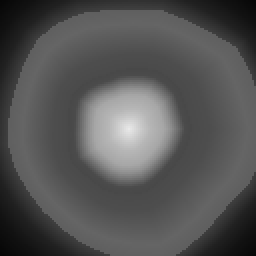
#> input picture Python_tests/heightmaps/result (SFConflict marc.hartley@lirmm.fr 2023-04-27-17-10-19).png, 128 x 128 px, found by its file name (shown 2 times larger); its folder holds only this picture in this run
$ python dataAugmentationIslandGeneration.py
#> lines starting #> are read from the running program, lines starting #| are printed output that depends on the picture
import argparse
import cProfile
import glob
import os.path
import pstats
import random
import time
from collections.abc import Callable
from typing import Tuple

import pandas as pd
import numpy as np
import matplotlib.pyplot as plt
import PIL.Image
import PIL.ImageChops

from smoothmax_tests import smoothmax

def bb_intersection_over_union(boxA, boxB):
    # determine the (x, y)-coordinates of the intersection rectangle
    xA = max(boxA[0], boxB[0])
    yA = max(boxA[1], boxB[1])
    xB = min(boxA[2], boxB[2])
    yB = min(boxA[3], boxB[3])

    # compute the area of intersection rectangle
    interArea = abs(max((xB - xA, 0)) * max((yB - yA), 0))
    if interArea == 0:
        return 0
    # compute the area of both the prediction and ground-truth
    # rectangles
    boxAArea = abs((boxA[2] - boxA[0]) * (boxA[3] - boxA[1]))
    boxBArea = abs((boxB[2] - boxB[0]) * (boxB[3] - boxB[1]))

    # compute the intersection over union by taking the intersection
    # area and dividing it by the sum of prediction + ground-truth
    # areas - the interesection area
    iou = interArea / float(boxAArea + boxBArea - interArea)

    # return the intersection over union value
    return iou

class Image2:
    def __init__(self, other: PIL.Image.Image, fillColor = 0):
        self.img = other
        self.fillColor = fillColor

    # [15 lines left out: functions __getattr__, nbToAlpha, not called in this run]
# [57 lines of commented-out code are left out]

def addHeightmaps(currentImg: PIL.Image.Image, addedImg: PIL.Image.Image, position: Tuple[int, int]) -> PIL.Image.Image:
    curr = np.array(currentImg, dtype=np.float32)
    paste = np.array(addedImg, dtype=np.float32)

    x_off, y_off = position
    h, w = paste.shape[:2]

    # Calculate bounds
    y1, y2 = max(0, y_off), min(curr.shape[0], y_off + h)
    x1, x2 = max(0, x_off), min(curr.shape[1], x_off + w)
    py1, py2 = y1 - y_off, y2 - y_off
    px1, px2 = x1 - x_off, x2 - x_off

    # Apply smooth maximum (fifth root of sum of fifth powers)
    region = curr[y1:y2, x1:x2]
    paste_region = paste[py1:py2, px1:px2]
    result = smoothmax(region, paste_region, k=5) # np.power(np.power(region, 5) + np.power(paste_region, 5), 1/5)

    curr[y1:y2, x1:x2] = result
    currentImg.paste(PIL.Image.fromarray(np.clip(curr, 0, 255).astype(np.uint8)))
    return currentImg

# [71 lines left out: functions addFeatures, addDistortions, addResistance, not called in this run]


# [101 lines of commented-out code are left out]
def main():
    parser = argparse.ArgumentParser(description="Program to increase the dataset of radial islands.")
    parser.add_argument('path', nargs='?', default='/media/marc/Data/synthetic_terrains_dataset-using-saturation/', help='Path of the dataset')
    args = parser.parse_args()

    dataset_folder = args.path
    heightmaps_folder = dataset_folder + "/heightmaps/"
    features_folder = dataset_folder + "/features/"
    distortions_folder = dataset_folder + "/distortions/"
    resistance_folder = dataset_folder + "/resistance/"

    allHeightmaps = glob.glob(heightmaps_folder + "*.png")

    folders = [heightmaps_folder, features_folder, distortions_folder, resistance_folder]

    defaultColors = [0, (255, 0, 0), (127, 127, 127), 127]

    for iFile, fullpath in enumerate(allHeightmaps):
        print(f"{iFile + 1}/{len(allHeightmaps)}")
        original_filename = os.path.basename(fullpath)

        def offset(img: Image2, dx: int, dy: int):
            return Image2(PIL.ImageChops.offset(img.img, dx, dy), img.fillColor)

        def rotate(img: Image2, angle: float):
            return Image2(img.rotate(angle, fillcolor=img.fillColor), img.fillColor)

        def resize(img: Image2, newSizeX: int, newSizeY: int):
            return Image2(img.resize((newSizeX, newSizeY), resample=PIL.Image.NEAREST), img.fillColor)

        def getRandom(start, end):
            return start + random.random() * (end - start)

        def copiesFunc(nb):
#> called with nb = 5
            usedBoxes = []
            allFunctions = []
            for _ in range(nb):
                newSize = (int(getRandom(30, 128)), int(getRandom(30, 128)))
                functions = [(rotate, getRandom(-180, 180)), (resize, newSize[0], newSize[1])]
                for tries in range(10):
                    ok = True
                    box = [int(getRandom(0, 256)), int(getRandom(0, 256))]
                    box += [box[0] + newSize[0], box[1] + newSize[1]]
                    for otherBox in usedBoxes:
                        if bb_intersection_over_union(box, otherBox) > 0.1:
                            ok = False
                            break
                    if ok:
                        functions.append((box[0], box[1]))
                        usedBoxes.append(box)
                        allFunctions.append(functions)
                        break
            return allFunctions

        transfos = [] + \
                   [[[(offset, int(getRandom(-100, 100)), int(getRandom(-100, 100)))]] for _ in range(4)] + \
                   [copiesFunc(5) for _ in range(4)]

        for iTransfoCombi, combination in enumerate(transfos):
            results = [
                PIL.Image.new("L", (256, 256), defaultColors[0]),
                PIL.Image.new("RGB", (256, 256), defaultColors[1]),
                PIL.Image.new("RGB", (256, 256), defaultColors[2]),
                PIL.Image.new("L", (256, 256), defaultColors[3])
            ]

            # Sample one image per transformation (e.g., 5 different images for 5 sub-transforms)
            sampled_paths = random.sample(allHeightmaps, len(combination))
            originals_list = []

            for sp in sampled_paths:
                fname = os.path.basename(sp)
                originals = [
                    Image2(PIL.Image.open(heightmaps_folder + fname).convert("L")),
                    Image2(PIL.Image.open(features_folder + fname).convert("RGB")),
                    Image2(PIL.Image.open(distortions_folder + fname).convert("RGB")),
                    Image2(PIL.Image.open(resistance_folder + fname).convert("L")),
                ]
                for i, img in enumerate(originals):
                    img.fillColor = defaultColors[i]
                originals_list.append(originals)

            for iSubImg, (transfos_for_img, originals) in enumerate(zip(combination, originals_list)):
                tmpOrig = [Image2(img.img.copy(), img.fillColor) for img in originals]
                position = (0, 0)
                for transfo in transfos_for_img:
                    if isinstance(transfo[0], Callable):
                        func, *args = transfo
                        for i in range(len(tmpOrig)):
                            tmpOrig[i] = func(tmpOrig[i], *args)
                    else:
                        position = transfo

                for i, (orig, res) in enumerate(zip(tmpOrig, results)):
                    if i == 0:
                        addHeightmaps(res, orig.img, position)
                    elif i == 1:
                        addFeatures(res, orig.img, position)
                    elif i == 2:
                        addDistortions(res, orig.img, position)
                    elif i == 3:
                        addResistance(res, orig.img, position)
                    else:
                        print("Impossible case")
#> this loop made 1 pass
#> pass 1, in __init__ (call 9), `self.img = other`:
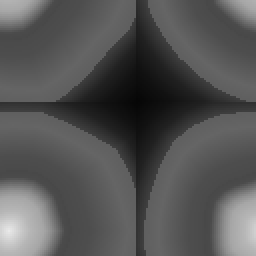
#> self.img: PIL image 128x128 L (shown 2 times larger); min 6, max 233, mean 84.4
#> after the loop: res: PIL image 256x256 L; every value is 0

            for i, res in enumerate(results):
                base_name = nbToAlpha(iTransfoCombi) + "_" + original_filename
                res.rotate(0).save(folders[i] + "a_" + base_name)
                # res.rotate(90).save(folders[i] + "b_" + base_name)
                # res.rotate(180).save(folders[i] + "c_" + base_name)
                # res.rotate(270).save(folders[i] + "d_" + base_name)


if __name__ == "__main__":
    # with cProfile.Profile() as profiler:
    main()
#> (the call stopped at in addHeightmaps, `result = smoothmax(region, paste_region, k=5)`: smoothmax_tests is not available in this run)
    # stats = pstats.Stats(profiler)
    # stats.sort_stats(pstats.SortKey.TIME)  # Sorts by time spent in each function
    # stats.print_stats(20)  # Prints top 20 lines of profiling results
